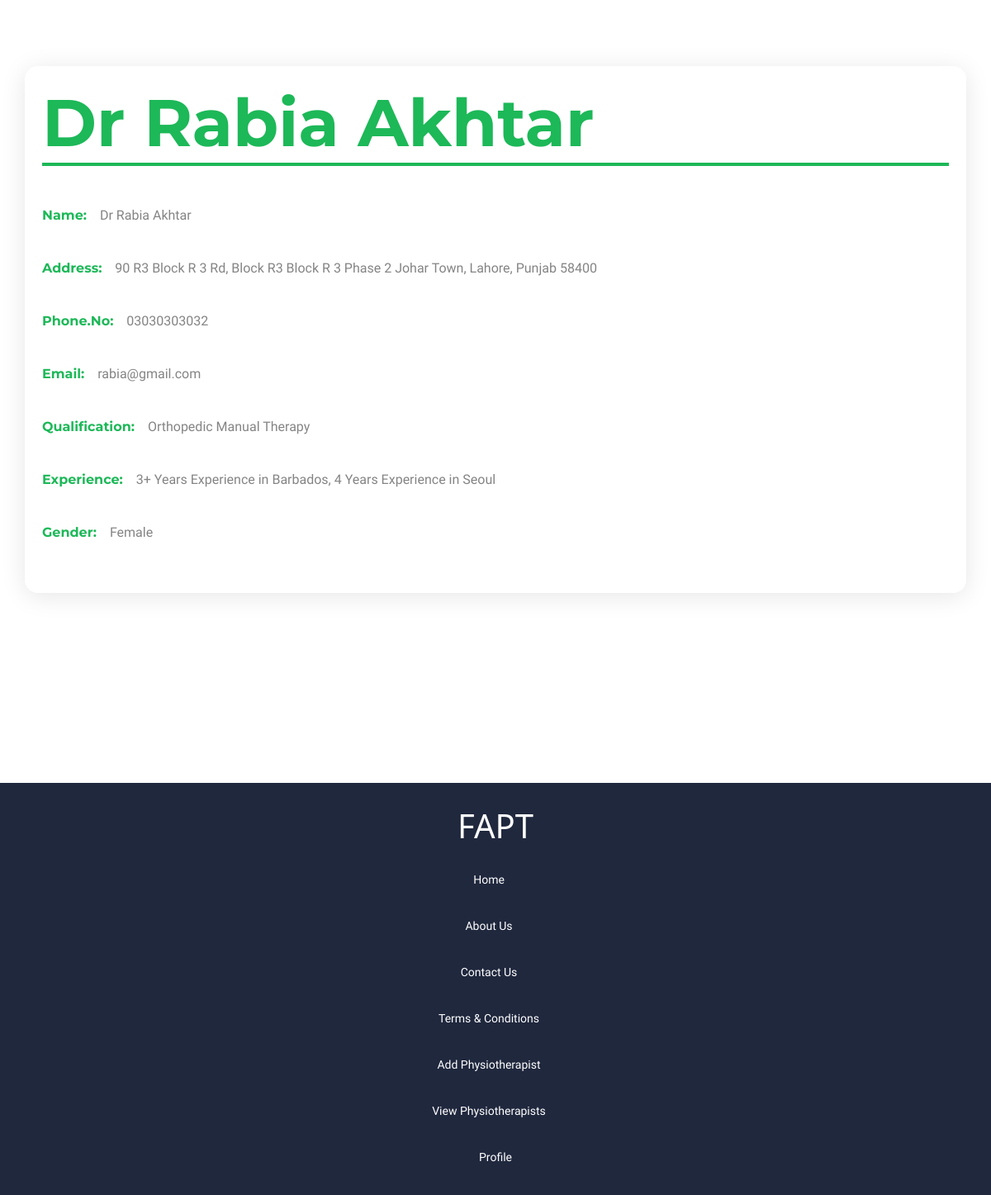
Screenshot of /AdminPanel/view-therapist.php?view=12 (signed in) with the database file from the repository.
### tables this page shows
CREATE TABLE `physiotherapist` (
  `Physio_id` int(11) NOT NULL,
  `Physio_name` varchar(255) NOT NULL,
  `Physio_address` varchar(255) NOT NULL,
  `Physio_email` varchar(255) NOT NULL,
  `Physio_gender` varchar(255) NOT NULL,
  `Physio_qualification` varchar(255) NOT NULL,
  `Physio_experience` varchar(255) NOT NULL,
  `Physio_password` varchar(255) NOT NULL,
  `Physio_phone` varchar(255) NOT NULL,
  `Physio_rating` int(2) NOT NULL
);

### AdminPanel/view-therapist.php (the view, shortened to what this page needs)
<?php
include("../db/conn.php");
if(isset($_GET['view'])){
    $id = $_GET['view'];
    $result = mysqli_query($con, "SELECT * FROM `physiotherapist` WHERE `Physio_id` = '$id'");
    $resultCheck = mysqli_fetch_array($result);
}
?>
<!DOCTYPE html>
<html lang="en">
<head>
    <link href="https://cdn.jsdelivr.net/npm/bootstrap@5.2.0/dist/css/bootstrap.min.css" rel="stylesheet">
    <link rel="stylesheet" href="./adminstyle/main.css">
</head>
<body>
    <section class="physio-info">
        <div class="container">
            <div class="row">
                <div class="main-contain">
                <h1 class="physio-info-header mb-5"><?php echo $resultCheck['Physio_name']; ?></h1>
                <div class="physio-content mb-4">
                    <label for="" class="physio-asset">Name: </label><p class="profile ms-3"> <?php echo $resultCheck['Physio_name']; ?> </p>
                </div>
                <div class="physio-content mb-4">
                    <label for="" class="physio-asset">Address: </label><p class="profile ms-3">
                        <?php echo $resultCheck['Physio_address']; ?>
                    </p>
                </div>
                <div class="physio-content mb-4">
                    <label for="" class="physio-asset">Phone.No: </label><p class="profile ms-3"> <?php echo $resultCheck['Physio_phone']; ?> </p>
                </div>
                <div class="physio-content mb-4">
                    <label for="" class="physio-asset">Email: </label><p class="profile ms-3"> <?php echo $resultCheck['Physio_email']; ?> </p>
                </div>
                <div class="physio-content mb-4">
                    <label for="" class="physio-asset">Qualification: </label><p class="profile ms-3"> <?php echo $resultCheck['Physio_qualification']; ?> </p>
                </div>
                <div class="physio-content mb-4">
                    <label for="" class="physio-asset">Experience: </label><p class="profile ms-3"> <?php echo $resultCheck['Physio_experience']; ?> </p>
                </div>
                <div class="physio-content mb-4">
                    <label for="" class="physio-asset">Gender: </label><p class="profile ms-3"> <?php echo $resultCheck['Physio_gender'] ?> </p>
                </div>
                </div>
            </div>
        </div>
    </section>
    <footer class="footer">
        <div class="container">
            <div class="row">
            <div class="col-12 col-xxl-2">
                    <div class="footer-navigation-logo text-center text-xxl-start mt-xl-2 mt-0">
                        <h1 class="footer-logo">FAPT</h1>
                    </div>
                </div>
                <div class="col-12 col-xxl-10">
                    <div class="nav-select">
                        <div class="footer-navigation-menu text-center text-xxl-center mt-xl-2 mt-0">
                            <a href="./index.php" class="me-0 me-xl-3">Home</a>
                            <a href="./admin-aboutus.php" class="me-0 me-xl-3">About Us</a>
                            <a href="./admin-contactus.php" class=" me-0 me-xl-3">Contact Us</a>
                            <a href="./admin-terms&condition.php" class="me-0 me-xl-3">Terms & Conditions</a>
                            <a href="./add-therapist.php" class="me-0 me-xl-3">Add Physiotherapist</a>
                            <a href="./admin-view-therapist.php" class="me-0 me-xl-3">View Physiotherapists</a>
                            <a href="./admin-profile.php">Profile</a>
                        </div>
                    </div>
                </div>
            </div>
        </div>
    </footer>
</body>
</html>

### AdminPanel/view-therapist.php (style rules this page uses)
.main-contain { padding: 20px; border-radius:5px; background: rgba(255, 255, 255, 0.2); border-radius: 16px; box-shadow: 0 4px 30px rgba(0, 0, 0, 0.1); backdrop-filter: blur(5px); -webkit-backdrop-filter: blur(5px); border: 1px solid rgba(255, 255, 255, 0.3); }
.physio-info { padding: 80px 10px 80px 10px; width: 100%; }
.physio-info-header { color: rgb(29, 184, 88); font-family: 'Montserrat', sans-serif; font-size: 80px; font-weight: bold; border-bottom: 4px solid rgb(29, 184, 88); }
.physio-asset { color: rgb(29, 184, 88); font-family: 'Montserrat', sans-serif; font-size: 16px; font-weight: bold; }
.physio-content { display: flex; }
.profile { color: #6d6c6cd6; font-family: 'Work Sans', sans-serif; font-size: 16px; }
.footer-navigation-menu a { font-size: 14px; padding: 15px 10px; text-decoration: none; font-family: 'Work Sans', sans-serif; color: #fff; }
.footer { position: absolute; margin:80px 0px; width:100%; padding:20px 0px; background: #20283E; }
.footer-logo { color:white; }
@media (max-width: 1214px) { .footer { margin-top: 150px; } }
@media (max-width: 1200px) { .footer .footer-navigation-menu { display: flex; flex-direction: column; gap: 5px; } }

### rows the page displays
physiotherapist: Physio_name "Dr Rabia Akhtar", Physio_address "90 R3 Block R 3 Rd, Block R3 Block R 3 Phase 2 Johar Town, Lahore, Punjab 58400", Physio_phone "03030303032", Physio_email "rabia@gmail.com", Physio_qualification "Orthopedic Manual Therapy", Physio_experience "3+ Years Experience in Barbados, 4 Years Experience in Seoul", Physio_gender "Female"
